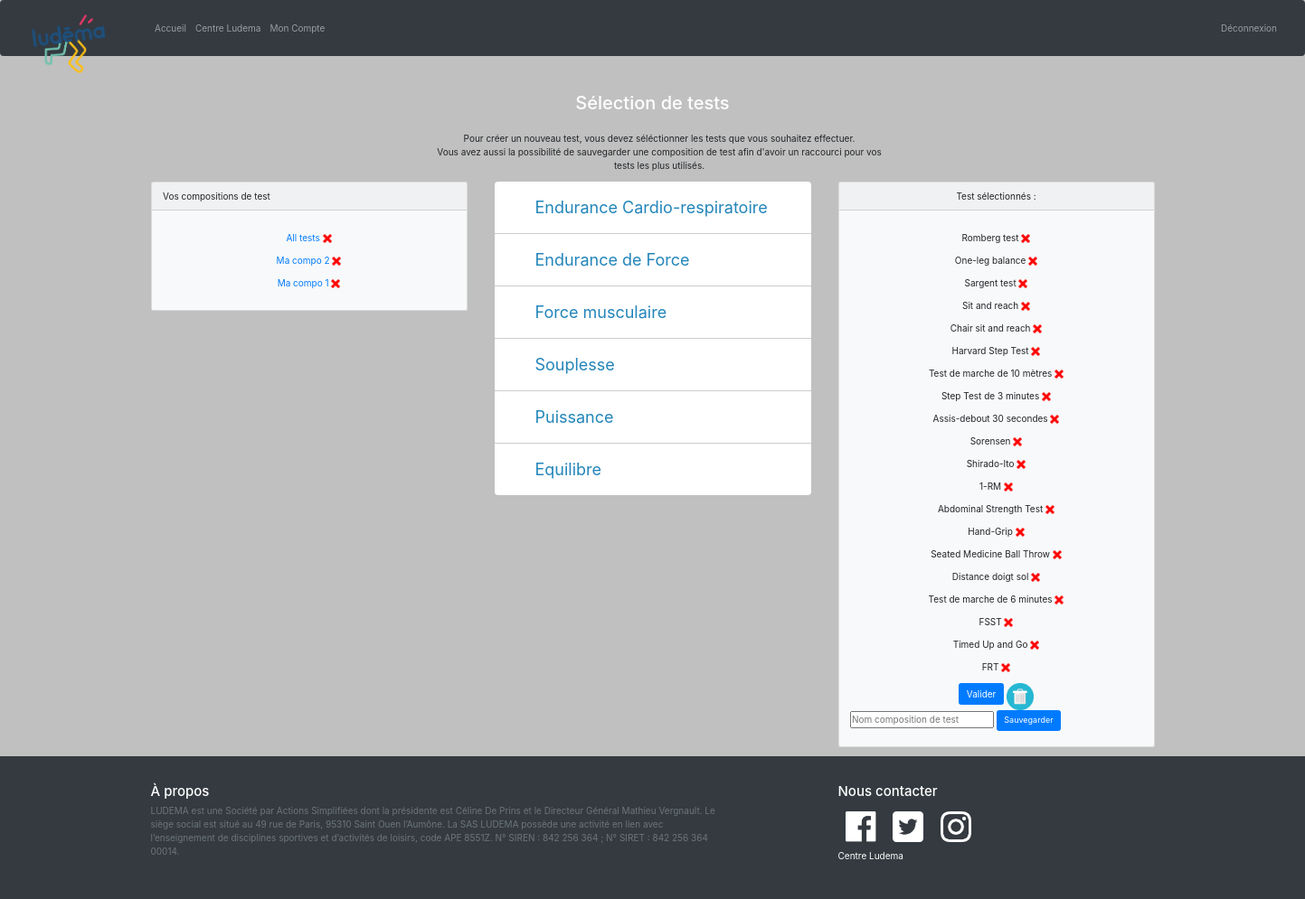
Screenshot of /?controller=listeTest&action=choixTest (signed in) with the database file from the repository.
### tables this page shows
CREATE TABLE IF NOT EXISTS `composition` (
  `nomComposition` varchar(100) DEFAULT NULL,
  `login` varchar(100) DEFAULT NULL,
  `detailComposition` text
);

CREATE TABLE IF NOT EXISTS `panier` (
  `catgeorie` varchar(100) DEFAULT NULL
);

### Controllers/Controller_listeTest.php (called while the page is built, shortened)
<?php
class Controller_listeTest extends Controller {
  public function action_listeTest(){
    $m = Model::get_model();
       $data = [
              "listeTest" => $m->get_all_tests(),
              "listeCategory" => $m->get_category(),
              "tab" => $m->choix_test_ajouté(),
              "nomCompo"=> $m->get_nomComposition()
          ];
      $this->render("nouveauTest",$data);
  }
  public function action_choixtest(){
    $this->action_listeTest();
}
}
?>

### Utils/functions.php (called while the page is built, shortened)
<?php
function e($message){
return htmlspecialchars($message, ENT_QUOTES);
}
?>

### Models/Model.php (called while the page is built, shortened)
<?php
class Model {
	private $bd;
	private static $instance = null;
	private function __construct() {
		try {
			$dsn = "mysql:host=localhost;dbname=ludemabdd";
			$login = "root";
			$password = "";
			$this->bd = new PDO($dsn,$login,$password);
			$this->bd->setAttribute(PDO::ATTR_ERRMODE, PDO::ERRMODE_EXCEPTION);
			$this->bd->query("SET nameS 'utf8'");
		}
		catch (PDOException $e) {
			die ('Echec connexion, erreur n°'. $e->getCode() . ':' . $e->getMessage());
		}
	}
	public static function get_model() {
        if (is_null(self::$instance))
            self::$instance = new Model();
        return self::$instance;
    }
    public function get_all_tests(){
		try{
			$requete = $this->bd->prepare('Select Nom, Categorie from TEST');
			$requete->execute();
			return $requete->fetchAll();
		}
		catch (PDOException $e) {
			die ('Echec get_all_tests, erreur n°'. $e->getCode() .':'. $e->getMessage());
		}
	}
	public function get_category(){
		try{
			$requete = $this->bd->prepare('Select distinct Categorie from TEST');
			$requete->execute();
			return $requete->fetchAll(PDO::FETCH_COLUMN);
		}
		catch (PDOException $e) {
			die ('Echec get_category erreur n°'. $e->getCode() .':'. $e->getMessage());
		}
	}
	public function choix_test_ajouté(){
		try{
			$requete = $this->bd->prepare('SELECT catgeorie FROM panier');
			$requete->execute();
			return $requete->fetchall(PDO::FETCH_ASSOC);
		}
		catch (PDOException $e) {
			die ('Echec get_category erreur n°'. $e->getCode() .':'. $e->getMessage());
		}
	}
	public function get_nomComposition(){
	try{
		$requete = $this->bd->prepare('Select nomComposition FROM Composition');
		$requete->execute();
		return $requete->fetchAll(PDO::FETCH_ASSOC);
	}
	catch (PDOException $e) {
		die ('Echec get_all_tests, erreur n°'. $e->getCode() .':'. $e->getMessage());
	}
}
}

### Views/view_nouveauTest.php (the view, shortened to what this page needs)
<?php require("view_begin.php");
redirection();?>
<div class="container">
  <div class="row">
    <h2> Sélection de tests </h2>
  </div>
  <div class="row col-lg-12 offset-md-3 col-md-6 ">
    <p class="col-lg-6 text-center"> Pour créer un nouveau test, vous devez séléctionner les tests que vous souhaitez effectuer. </br>
    Vous avez aussi la possibilité de sauvegarder une composition de test afin d'avoir un raccourci pour vos tests les plus utilisés.</p>
  </div>
  <div class="row justify-content-center arbreETtestselection">
    <div class="col-lg-4 col-md-5 col-sm-8 col-xs-8 col-11">
        <div class="card bg-light mb-3">
          <div class="card-header">  Vos compositions de test </div>
              <div class="card-body">
                <?php foreach ($nomCompo as $nom): ?>
                  <?php foreach ($nom as $val): ?>
                  <p> <center>
                    <a href="?controller=listeTest&action=choixtestCompo&nomComposition=<?= e(urlencode($val))?>"><?= e($val) ?> </a>
                    <a href='?controller=listeTest&action=supprimerComposition&nomComposition=<?= e(urlencode($val))?>'>
                    <img class='icone' src='Content/image/delete.png' alt='supprimer' height=10 width = 10 /></a>
                  </center> </p>
                  <?php endforeach ?>
                <?php endforeach ?>
            </div>
          </div>
        </div>
        <div class="col-lg-4 col-md-6 col-sm-8 col-11">
          <ul class="accordion-menu">
          <?php foreach ($listeCategory as $category): ?>
            <li>
              <div class="dropdownlink"><?= e($category) ?></div>
            </li>
          <?php endforeach ?>
        </ul>
      </div>
      <div class="col-lg-4 col-md-5 col-sm-8 col-11">
        <div class="card bg-light mb-3">
          <div class="card-header"> <center> Test sélectionnés : </center></div>
          <div class="card-body">
            <?php foreach ($tab as $val) :?>
              <p> <center><?= $val['catgeorie'] ?><a href='?controller=listeTest&action=supprimer_test&categorie=<?= urlencode($val["catgeorie"])?>'>
                <img class='icone' src='Content/image/delete.png' alt='supprimer' height=10 width = 10 /></a> </center>
              </p>
            <?php endforeach ?>
            <center><a class="btn btn-primary mb-2" href="?controller=appliquerTest&action=afficherTest">Valider</a>  <a class="" href="?controller=listeTest&action=supprimer_tout_test"><img class='icone' src='Content/image/corbeille-windows.png' alt='supprimer' height=30 width = 30 /></a> </center>
            <form class="login-form mb-2" method = "post" action="?controller=listeTest&action=sauvegarderComposition">
              <input type="text" placeholder="Nom composition de test" name="nomCompo" maxlength="30"/>
              <input type="submit" name="sauvegarder" class="btn btn-primary sauv" value="Sauvegarder"/>
            </form>
          </div>
        </div>
      </div>
    </div>
  </div>
  <?php  require("view_end.php"); ?>

### index.php (shortened to what this page needs)
<?php
require_once("Utils/functions.php");
require_once("Models/Model.php");
require_once("Controllers/Controller.php");
$controllers = ["home","listeTest","appliquerTest","connexion","genererpdf","mesClients"];
$controller_default = "home";
if(isset($_GET['controller']) and in_array($_GET['controller'], $controllers))
	$nom_controller = $_GET['controller'];
else
	$nom_controller = $controller_default;
$nom_classe = 'Controller_' . $nom_controller;
$nom_fichier = 'Controllers/' .  $nom_classe . '.php';
if(file_exists($nom_fichier)){
	$controller = new $nom_classe();
}
else
	exit("Error 404: not found!");

### Controllers/Controller.php (shortened to what this page needs)
<?php
abstract class Controller{
	public function __construct(){
		if(isset($_GET['action']) and method_exists($this, "action_" . $_GET["action"]) ){
			$action = "action_" . $_GET["action"];
			$this->$action();
		}
		else
			$this->action_default();
	}
	protected function render($vue, $data = []){
		extract($data);
		$file_name = "Views/view_" . $vue . '.php';
		if(file_exists($file_name)){
			require ($file_name);
		}
		else{
			$this->action_error ("La vue n'existe pas !");
		}
	}
}

### Views/view_begin.php (shortened to what this page needs)
<!doctype html>
<html lang="en">
  <head>
    <link rel="stylesheet"
  	href="htpps://maxcdn.bootstrapcdn.com/bootstrap/3.3.7/css/bootstrap.min.css">
    <link rel="stylesheet" href="Content/css/bootstrap.min.css" >
    <link rel="stylesheet" href="Content/css/ludema.css">
    </head>
    <body>
         <header >
      <nav class="navbar navbar-expand-lg navbar-dark bg-dark">
          <a class="navbar-brand" href="?controller=home&action=home"><img class="logo img-responsive " src="Content/image/logo.png" alt="Logo Ludema"></a>
        <div class="collapse navbar-collapse" id="navbarHeader">
          <ul class="navbar-nav mr-auto">
            <li class="nav-item">
              <a class="nav-link" href="?controller=home&action=default">Accueil</a>
            </li>
            <li class="nav-item">
              <a class="nav-link" href="https://centreludema.fr/">Centre Ludema</a>
            </li>
            <?php if(isset($_SESSION["connecte"]) and $_SESSION["connecte"] and isset($_SESSION["login"]) ) :?>
            <li class="nav-item">
              <a class="nav-link" href="?controller=home&action=homeConnect">Mon Compte</a>
            </li>
          </ul>
          <ul class="navbar-nav my-1 my-lg-0">
            <li class="nav-item">
              <a class="nav-link" href="?controller=connexion&action=deconnexion">Déconnexion</a>
            </li>
            <?php endif ?>
      </nav>
    </header>

### Views/view_end.php (shortened to what this page needs)
  <footer class="text-muted bg-dark">
    <div class="container">
      <div class="row">
        <div class="col-sm-8 col-md-7">
          <h4 class="text-white">À propos</h4>
          <p class="text-muted">LUDEMA est une Société par Actions Simplifiées dont la présidente est Céline De Prins et le Directeur Général Mathieu Vergnault.
            Le siège social est situé au 49 rue de Paris, 95310 Saint Ouen l’Aumône. La SAS LUDEMA possède une activité en lien avec l’enseignement de disciplines sportives et d’activités de loisirs,
             code APE 8551Z.
              N° SIREN : 842 256 364 ; N° SIRET : 842 256 364 00014.</p>
        </div>
        <div class="col-sm-4 offset-md-1">
          <h4 class="text-white">Nous contacter</h4>
          <ul class="list-unstyled">
            <li>
            <a href="https://www.facebook.com/centre.ludema" class="text-white"><img src="Content/image/LogoOfficielFacebook.png" class="logoRS"/></a>
            <a href="https://twitter.com/centre_ludema" class="text-white"><img src="Content/image/LogoOfficielTwitter.png" class="logoRS"/></a>
            <a href="https://www.instagram.com/centre_ludema/" class="text-white"><img src="Content/image/LogoOfficielInstagram.png" class="logoRS"/></a>
            </li>
            <li><a href="https://centreludema.fr/" class="text-white">Centre Ludema</a></li>
          </ul>
        </div>
      </div>
    </div>
  </footer>
</body>
</html>

### Content/css/ludema.css (style rules this page uses)
* { margin: 0; padding: 0; }
body { background: #c0c0c0; }
ul { list-style: none; }
a { text-decoration: none; }
h2 { text-align: center; margin: 20px auto; color: #fff; }
.logo { border-radius: 4px; padding: 5px; width: 100px; }
.logoRS { width:50px; padding:8px; }
:root { --jumbotron-padding-y: 3rem; }
footer { padding-top: 3rem; padding-bottom: 3rem; }
footer p { margin-bottom: .25rem; }
.sauv { font-size:0.9em; }
.accordion-menu { width: 100%; max-width: 350px; background: #fff; border-radius: 4px; }
.accordion-menu li:last-child .dropdownlink { border-bottom: 0; }
.dropdownlink { cursor: pointer; display: block; padding: 15px 15px 15px 45px; font-size: 18px; border-bottom: 1px solid #ccc; color: #2285BA; position: relative; -webkit-transition: all 0.2s ease-out; transition: all 0.2s ease-out; }
.arbreETtestselection { margin-top: 50px; }

### rows the page displays
composition: nomComposition "All tests"
composition: nomComposition "Ma compo 2"
composition: nomComposition "Ma compo 1"
panier: catgeorie "Romberg test"
panier: catgeorie "One-leg balance"
panier: catgeorie "Sargent test"
panier: catgeorie "Sit and reach"
panier: catgeorie "Chair sit and reach"
panier: catgeorie "Harvard Step Test"
panier: catgeorie "Test de marche de 10 mètres"
panier: catgeorie "Step Test de 3 minutes"
panier: catgeorie "Assis-debout 30 secondes"
panier: catgeorie "Sorensen"
panier: catgeorie "Shirado-Ito"
panier: catgeorie "1-RM"
panier: catgeorie "Abdominal Strength Test"
panier: catgeorie "Hand-Grip"
panier: catgeorie "Seated Medicine Ball Throw"
panier: catgeorie "Distance doigt sol"
panier: catgeorie "Test de marche de 6 minutes"
panier: catgeorie "FSST"
panier: catgeorie "Timed Up and Go"
panier: catgeorie "FRT"

### other values shown
$category "Endurance Cardio-respiratoire"
$category "Endurance de Force"
$category "Force musculaire"
$category "Souplesse"
$category "Puissance"
$category "Equilibre"
